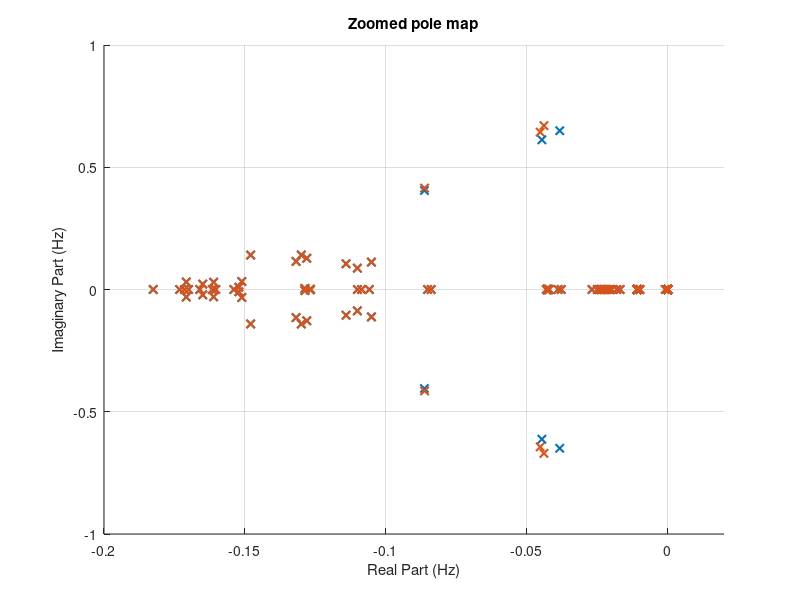

This chart was generated by the following MATLAB code:
%pole_sys_tuned_inter = pole_sys;
%save pole_sys_tuned_inter
figure(5);
clf
load pole_sys_tuned_inter.mat;
load pole_sys_detuned.mat;

scatter(real(pole_sys_detuned),imag(pole_sys_detuned),'x','LineWidth',1.5); 
hold on; grid on;
xlabel('Real Part (Hz)');
ylabel('Imaginary Part (Hz)');
title('Zoomed pole map');
axis([-0.2,0.02,-1,1]);

hold on;
scatter(real(pole_sys_tuned_inter),imag(pole_sys_tuned_inter),'x','LineWidth',1.5);